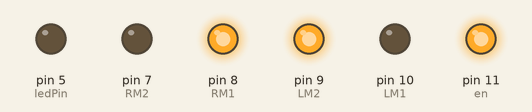
The sketch below on a simulated Arduino Uno, built with avr-gcc and run on an emulated ATmega328P. Parts: output pins drawn as LEDs (lit = HIGH).

Above: at 0.1 s.
Timing chart, 0 to 1.6 s (numbered marks = the images above):
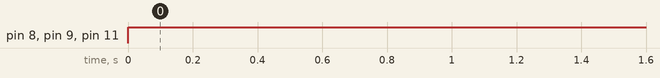

Measured:
- by itself, pin 8 (RM1), pin 9 (LM2), pin 11 (en): LOW → HIGH at 0.00 s

The sketch:

sketch_nov06b.ino
```cpp
int ledPin=5;
int pot=A4;
int en=11;
int RM1=8;
int RM2=7;
int LM1=10;
int LM2=9;
double potValue;
int light;
void setup() {
  pinMode(ledPin,OUTPUT);
  pinMode(en,OUTPUT);
  pinMode(RM1,OUTPUT);
  pinMode(RM2,OUTPUT);
  pinMode(LM1,OUTPUT);
  pinMode(LM2,OUTPUT);
  Serial.begin(9600);
}

void loop() {
  analogWrite(en,255);
  //saatgard
  digitalWrite(RM1,HIGH);
  digitalWrite(RM2,LOW);
  //chpgard
  digitalWrite(LM1,LOW);
  digitalWrite(LM2,HIGH);
}
```
